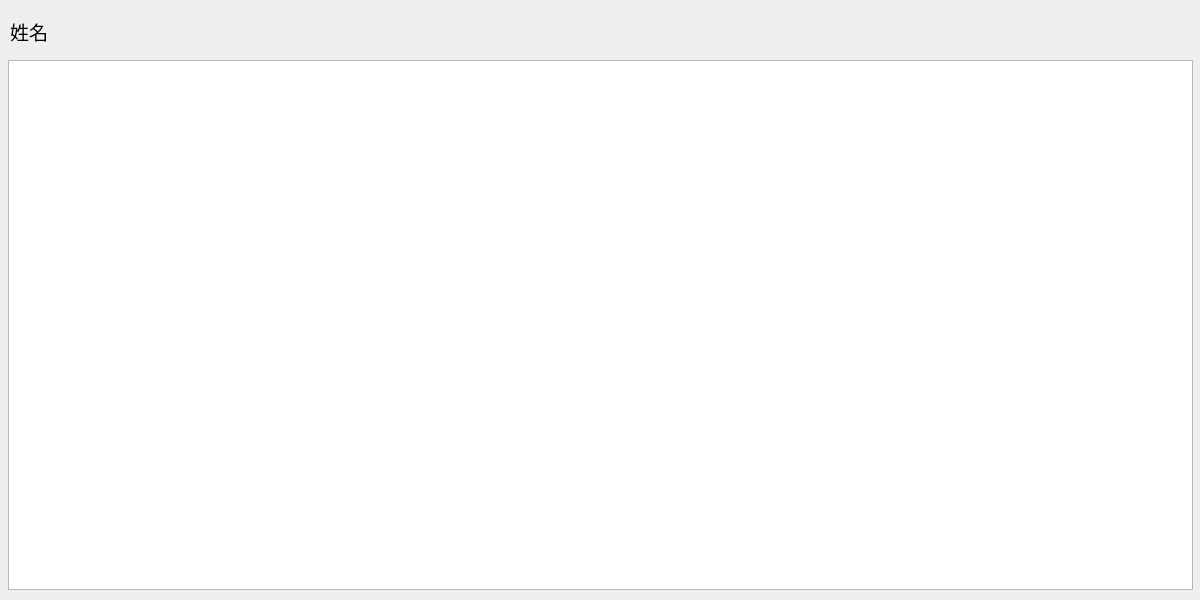
<?xml version="1.0" encoding="UTF-8"?>
<ui version="4.0">
 <class>SalaryDialog</class>
 <widget class="QDialog" name="SalaryDialog">
  <property name="geometry">
   <rect>
    <x>0</x>
    <y>0</y>
    <width>1200</width>
    <height>600</height>
   </rect>
  </property>
  <property name="windowTitle">
   <string>Dialog</string>
  </property>
  <widget class="QLabel" name="title">
   <property name="geometry">
    <rect>
     <x>10</x>
     <y>20</y>
     <width>661</width>
     <height>23</height>
    </rect>
   </property>
   <property name="font">
    <font>
     <family>黑体</family>
     <pointsize>14</pointsize>
    </font>
   </property>
   <property name="text">
    <string>姓名</string>
   </property>
  </widget>
  <widget class="QTableView" name="tableView">
   <property name="geometry">
    <rect>
     <x>8</x>
     <y>60</y>
     <width>1185</width>
     <height>530</height>
    </rect>
   </property>
   <property name="sizePolicy">
    <sizepolicy hsizetype="Expanding" vsizetype="Expanding">
     <horstretch>0</horstretch>
     <verstretch>0</verstretch>
    </sizepolicy>
   </property>
  </widget>
 </widget>
 <resources/>
 <connections/>
</ui>
